Frame 1 (no input): blank canvas, image omitted
Frame 60 (no input): blank canvas, image omitted
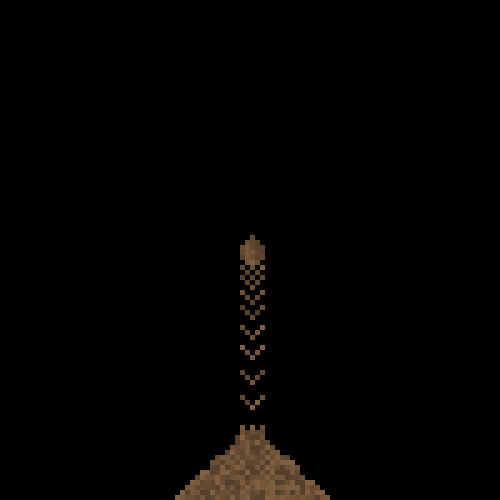
Frame 120 (the mouse pressed at the canvas centre since frame 60)

The p5.js sketch whose frames 1 and 60 were blank and that drew this single picture after the mouse press (run headless with seeded random() and noise() and a simulated clock; from frame 60 on, the mouse is pressed at the canvas centre):

// p5.js sketch
// ── sketch.js
class Sand {
  constructor(seed)  {
    this.velocity = 0;
    this._seed = seed; // for coloring
  }

  get seed() {
    return this._seed;
  }
}

class FallingSandSimulation {
  constructor(width, height) {
    this._width = width;
    this._height = height;
    this._cells = new Array(height);
    for (let yi = 0; yi < height; yi++) {
      this._cells[yi] = new Array(width).fill(null); // null represents empty cells
    }
  }

  get width() {
    return this._width;
  }

  get height() {
    return this._height;
  }

  getAt(x, y) {
    return this._cells[y][x]
  }

  setAt(x, y, sand) {
    this._cells[y][x] = sand;
  }

  update() {
    for (let y = 0; y < this._height; y++) {
      for (let x = 0; x < this._width; x++) {
        const cell = this.getAt(x, y);
        if (cell) {
          cell.velocity += 0.5; // apply gravity
        }
      }
    }

    for (let y = 0; y < this._height; y++) {
      let isLeftToRight = Math.random() < 0.5;
      for (let x = 0; x < this._width; x++) {
        this._updateCell(isLeftToRight ? x : this._width - 1 - x, y);
      }
    }

    // Noita version
    // let isLeftToRight = frameCount % 2 === 0;
    // for (let y = 0; y < this._height; y++) {
    //   for (let x = 0; x < this._width; x++) {
    //     this._updateCell(isLeftToRight ? x : this._width - 1 - x, y);
    //   }
    //   isLeftToRight = !isLeftToRight;
    // }
  }

  _updateCell(x, y) {
    const cell = this.getAt(x, y);
    if (!cell) return; // if the cell is empty, do nothing

    let movable = false;
    let target = [x, y];
    for (let i = 0; i < Math.ceil(cell.velocity); i++) {
      let nextStep = this._getNextStep(target[0], target[1]);
      if (!nextStep) break;
      target = nextStep;
      movable = true;
    }

    if (movable) {
      this._swap(x, y, target[0], target[1]);
    } else {
      cell.velocity = 0;
    }
  }

  _getNextStep(x, y) {
    if (y === 0) return null;

    const bottomCell = this._cells[y - 1][x];
    if (!bottomCell) { // if the cell below is empty, sand can fall straight down
      return [x, y - 1];
    }

    const isBottomLeftEmpty = x > 0 && !this._cells[y - 1][x - 1];
    const isBottomRightEmpty = x < this._width - 1 && !this._cells[y - 1][x + 1];
    if (isBottomLeftEmpty && isBottomRightEmpty) { // if both bottom left and bottom right are empty, sand can fall diagonally to left or right
      if (Math.random() < 0.5) {
        return [x - 1, y - 1];
      } else {
        return [x + 1, y - 1];
      }
    } else if (isBottomLeftEmpty) { // if only bottom left is empty, sand can fall diagonally to the left
      return [x - 1, y - 1];
    }
    else if (isBottomRightEmpty) { // if only bottom right is empty, sand can fall diagonally to the right
      return [x + 1, y - 1];
    }
  }

  _swap(x1, y1, x2, y2) {
    const temp = this._cells[y1][x1];
    this._cells[y1][x1] = this._cells[y2][x2];
    this._cells[y2][x2] = temp;
  }
}

const CellSize = 5;
const sim = new FallingSandSimulation(100, 100);

function setup() {
  createCanvas(sim.width * CellSize, sim.height * CellSize);
  frameRate(30);
  colorMode(HSB, 360, 100, 100);
}

function addSands(extent = 1) {
  if (!mouseIsPressed) return;
  const mx = Math.floor(mouseX / CellSize);
  const my = Math.floor((height - mouseY) / CellSize);
  const e = extent - 1;
  for (let ex = -e; ex <= e; ex++) {
    for (let ey = -e; ey <= e; ey++) {
      const x = mx + ex;
      const y = my + ey;
      if (abs(ex) + abs(ey) <= e && x >= 0 && x < sim.width && y >= 0 && y < sim.height) {
        sim.setAt(x, y, new Sand(random(Number.MAX_SAFE_INTEGER)));
      }
    }
  }
}

function render() {
  background(0, 0, 0);
  noStroke();
  for (let yi = 0; yi < sim.height; yi++) {
    for (let xi = 0; xi < sim.width; xi++) {
      const cell = sim.getAt(xi, yi);
      if (cell) {
        fill(30, 50, 30 + cell.seed % 20);
        rect(CellSize * xi, height - CellSize * (yi + 1), CellSize, CellSize);
      }
    }
  }
}

function draw() {
  sim.update();
  addSands(3);
  render();
}
